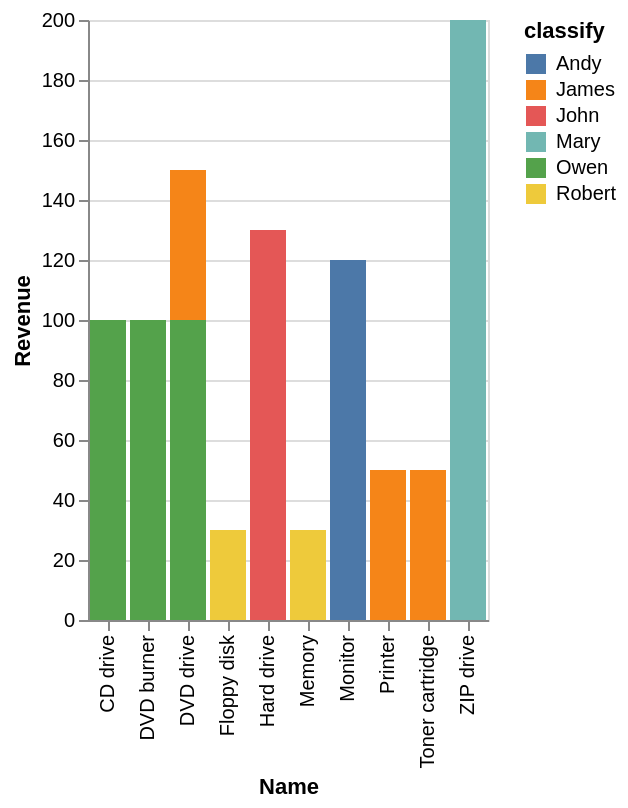

Write a Vega-Lite specification for this figure.
### Vega-Lite specification from a JSON file in a GitHub repository (floating-point values rounded to 4 significant figures)
{"data": {"values": [{"x_data": "CD drive", "y_data": 0, "classify": "Andy"}, {"x_data": "DVD burner", "y_data": 0, "classify": "Andy"}, {"x_data": "DVD drive", "y_data": 0, "classify": "Andy"}, {"x_data": "Floppy disk", "y_data": 0, "classify": "Andy"}, {"x_data": "Hard drive", "y_data": 0, "classify": "Andy"}, {"x_data": "Memory", "y_data": 0, "classify": "Andy"}, {"x_data": "Monitor", "y_data": 120, "classify": "Andy"}, {"x_data": "Printer", "y_data": 0, "classify": "Andy"}, {"x_data": "Toner cartridge", "y_data": 0, "classify": "Andy"}, {"x_data": "ZIP drive", "y_data": 0, "classify": "Andy"}, {"x_data": "CD drive", "y_data": 0, "classify": "James"}, {"x_data": "DVD burner", "y_data": 0, "classify": "James"}, {"x_data": "DVD drive", "y_data": 50, "classify": "James"}, {"x_data": "Floppy disk", "y_data": 0, "classify": "James"}, {"x_data": "Hard drive", "y_data": 0, "classify": "James"}, {"x_data": "Memory", "y_data": 0, "classify": "James"}, {"x_data": "Monitor", "y_data": 0, "classify": "James"}, {"x_data": "Printer", "y_data": 50, "classify": "James"}, {"x_data": "Toner cartridge", "y_data": 50, "classify": "James"}, {"x_data": "ZIP drive", "y_data": 0, "classify": "James"}, {"x_data": "CD drive", "y_data": 0, "classify": "John"}, {"x_data": "DVD burner", "y_data": 0, "classify": "John"}, {"x_data": "DVD drive", "y_data": 0, "classify": "John"}, {"x_data": "Floppy disk", "y_data": 0, "classify": "John"}, {"x_data": "Hard drive", "y_data": 130, "classify": "John"}, {"x_data": "Memory", "y_data": 0, "classify": "John"}, {"x_data": "Monitor", "y_data": 0, "classify": "John"}, {"x_data": "Printer", "y_data": 0, "classify": "John"}, {"x_data": "Toner cartridge", "y_data": 0, "classify": "John"}, {"x_data": "ZIP drive", "y_data": 0, "classify": "John"}, {"x_data": "CD drive", "y_data": 0, "classify": "Mary"}, {"x_data": "DVD burner", "y_data": 0, "classify": "Mary"}, {"x_data": "DVD drive", "y_data": 0, "classify": "Mary"}, {"x_data": "Floppy disk", "y_data": 0, "classify": "Mary"}, {"x_data": "Hard drive", "y_data": 0, "classify": "Mary"}, {"x_data": "Memory", "y_data": 0, "classify": "Mary"}, {"x_data": "Monitor", "y_data": 0, "classify": "Mary"}, {"x_data": "Printer", "y_data": 0, "classify": "Mary"}, {"x_data": "Toner cartridge", "y_data": 0, "classify": "Mary"}, {"x_data": "ZIP drive", "y_data": 200, "classify": "Mary"}, {"x_data": "CD drive", "y_data": 100, "classify": "Owen"}, {"x_data": "DVD burner", "y_data": 100, "classify": "Owen"}, {"x_data": "DVD drive", "y_data": 100, "classify": "Owen"}, {"x_data": "Floppy disk", "y_data": 0, "classify": "Owen"}, {"x_data": "Hard drive", "y_data": 0, "classify": "Owen"}, {"x_data": "Memory", "y_data": 0, "classify": "Owen"}, {"x_data": "Monitor", "y_data": 0, "classify": "Owen"}, {"x_data": "Printer", "y_data": 0, "classify": "Owen"}, {"x_data": "Toner cartridge", "y_data": 0, "classify": "Owen"}, {"x_data": "ZIP drive", "y_data": 0, "classify": "Owen"}, {"x_data": "CD drive", "y_data": 0, "classify": "Robert"}, {"x_data": "DVD burner", "y_data": 0, "classify": "Robert"}, {"x_data": "DVD drive", "y_data": 0, "classify": "Robert"}, {"x_data": "Floppy disk", "y_data": 30, "classify": "Robert"}, {"x_data": "Hard drive", "y_data": 0, "classify": "Robert"}, {"x_data": "Memory", "y_data": 30, "classify": "Robert"}, {"x_data": "Monitor", "y_data": 0, "classify": "Robert"}, {"x_data": "Printer", "y_data": 0, "classify": "Robert"}, {"x_data": "Toner cartridge", "y_data": 0, "classify": "Robert"}, {"x_data": "ZIP drive", "y_data": 0, "classify": "Robert"}]}, "mark": "bar", "encoding": {"x": {"field": "x_data", "type": "nominal", "title": "Name", "sort": "ascending"}, "y": {"field": "y_data", "type": "quantitative", "title": "Revenue"}, "color": {"field": "classify"}}}
